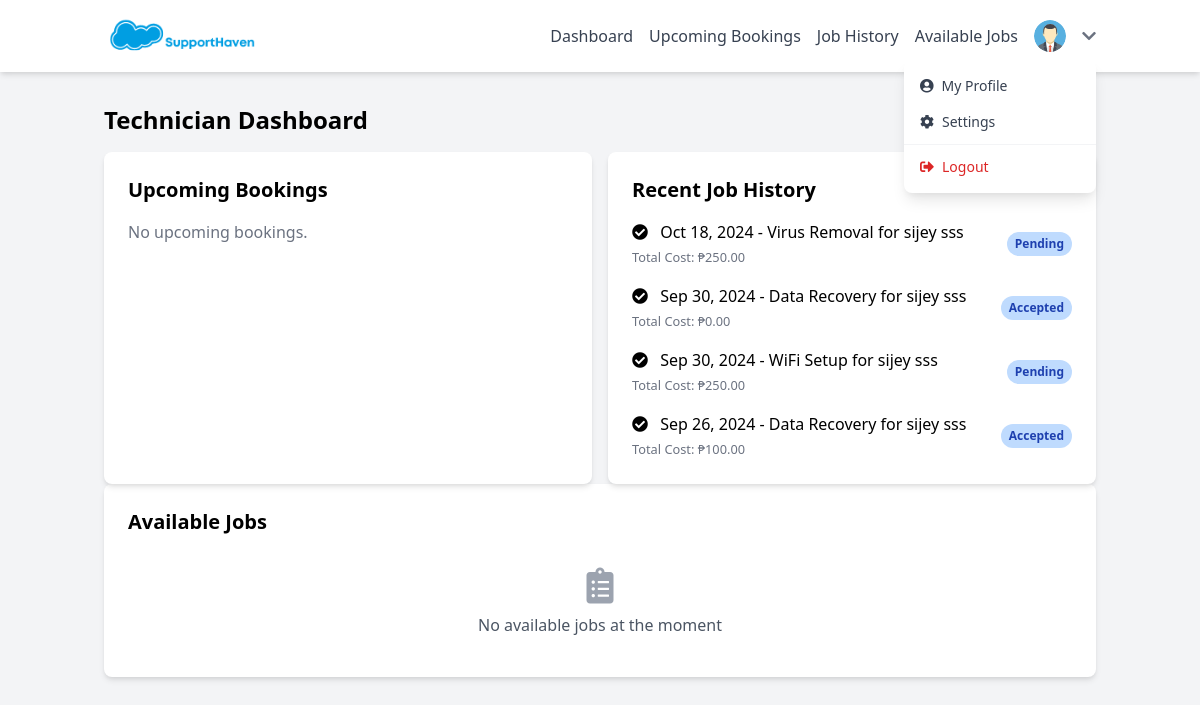
Page /technician.php (signed in) on the earlier database version.
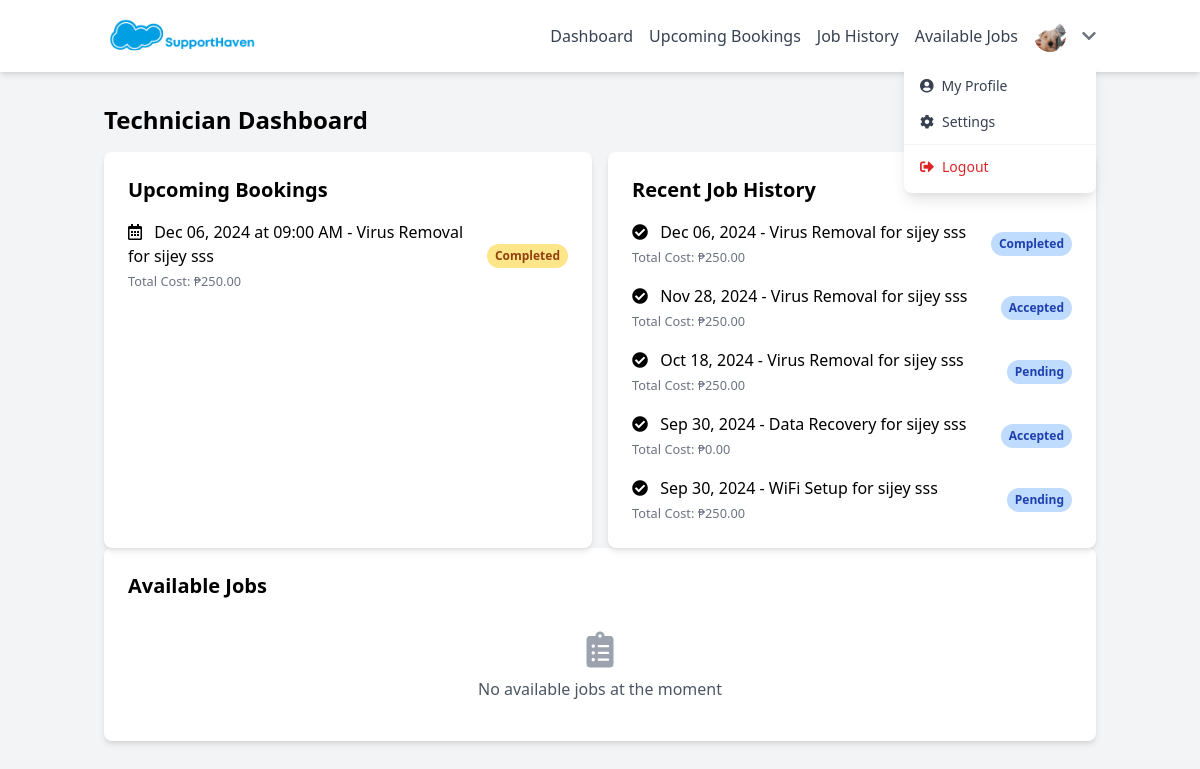
Same page on the later database version.
### tables this page shows
CREATE TABLE `bookings` (
  `id` int(11) NOT NULL,
  `user_id` int(11) NOT NULL,
  `service_id` int(11) DEFAULT NULL,
  `technician_id` int(11) DEFAULT NULL,
  `booking_date` date NOT NULL,
  `booking_time` time NOT NULL,
  `location` varchar(255) NOT NULL,
  `payment_method` varchar(50) NOT NULL,
  `total_cost` decimal(10,2) NOT NULL,
  `created_at` timestamp NOT NULL DEFAULT current_timestamp(),
  `status` enum('pending','accepted','completed','cancelled') DEFAULT 'pending'
);

CREATE TABLE `services` (
  `id` int(11) NOT NULL,
  `category_id` int(11) DEFAULT NULL,
  `name` varchar(100) NOT NULL,
  `price` decimal(10,2) NOT NULL,
  `description` text DEFAULT NULL
);

CREATE TABLE `users` (
  `id` int(11) NOT NULL,
  `firstname` varchar(50) NOT NULL,
  `lastname` varchar(50) NOT NULL,
  `email` varchar(100) NOT NULL,
  `password` varchar(255) NOT NULL,
  `created_at` timestamp NOT NULL DEFAULT current_timestamp(),
  `user_role_id` int(11) NOT NULL,
  `auth_provider` enum('local','google','facebook') DEFAULT 'local',
  `oauth_id` varchar(255) DEFAULT NULL,
  `avatar` varchar(255) DEFAULT NULL
);

CREATE TABLE `technicians` (
  `id` int(11) NOT NULL,
  `user_id` int(11) NOT NULL,
  `expertise` varchar(100) NOT NULL,
  `experience` int(11) NOT NULL,
  `photo` varchar(255) NOT NULL,
  `created_at` timestamp NOT NULL DEFAULT current_timestamp(),
  `status` enum('pending','approved','declined') NOT NULL DEFAULT 'pending',
  `phone` varchar(15) NOT NULL,
  `skill_rating` decimal(3,2) DEFAULT NULL
);

### technician.php (the view, shortened to what the changed rows need)
<?php
$database = new Connection();
$db = $database->getConnection();
$technicianId = $_SESSION['user_id'];
$action = isset($_GET['action']) ? $_GET['action'] : 'dashboard';
function getUpcomingBookings($db, $technicianId) {
    $query = "SELECT b.id, b.booking_date, b.booking_time, s.name AS service_name, u.firstname, u.lastname, b.status, b.total_cost
              FROM bookings b
              JOIN services s ON b.service_id = s.id
              JOIN users u ON b.user_id = u.id
              WHERE b.technician_id = :technician_id AND b.booking_date >= CURDATE()
              ORDER BY b.booking_date, b.booking_time";
    $stmt = $db->prepare($query);
    $stmt->bindParam(':technician_id', $technicianId);
    $stmt->execute();
    return $stmt->fetchAll(PDO::FETCH_ASSOC);
}
function getJobHistory($db, $technicianId, $filters = []) {
    $query = "SELECT b.id, b.booking_date, b.booking_time, s.name AS service_name,
                     u.firstname, u.lastname, b.status, b.total_cost, b.location
              FROM bookings b
              JOIN services s ON b.service_id = s.id
              JOIN users u ON b.user_id = u.id
              WHERE b.technician_id = :technician_id";
    if (!empty($filters['status'])) {
        $query .= " AND b.status = :status";
    } else {
        $query .= " AND b.status IN ('completed', 'pending', 'accepted')";
    }
    $query .= " ORDER BY b.booking_date DESC, b.booking_time DESC";
    $stmt = $db->prepare($query);
    $stmt->bindParam(':technician_id', $technicianId);
    $stmt->execute();
    return $stmt->fetchAll(PDO::FETCH_ASSOC);
}
$upcomingBookings = ($action === 'dashboard' || $action === 'bookings') ? getUpcomingBookings($db, $technicianId) : [];
$filters = [
    'date_from' => $_GET['date_from'] ?? null,
    'date_to' => $_GET['date_to'] ?? null,
    'status' => $_GET['status'] ?? null
];
$jobHistory = getJobHistory($db, $technicianId, $filters);
$technicianQuery = "SELECT t.expertise, t.experience, t.status, t.skill_rating, u.avatar as photo
                    FROM technicians t
                    JOIN users u ON t.user_id = u.id
                    WHERE t.user_id = :user_id";
$technicianStmt = $db->prepare($technicianQuery);
$technicianStmt->bindParam(':user_id', $technicianId);
$technicianStmt->execute();
$technicianDetails = $technicianStmt->fetch(PDO::FETCH_ASSOC);
?>
<!DOCTYPE html>
<html lang="en">
<head>
    <link href="https://cdn.jsdelivr.net/npm/tailwindcss@2.2.19/dist/tailwind.min.css" rel="stylesheet">
    <link href="https://cdnjs.cloudflare.com/ajax/libs/font-awesome/5.15.3/css/all.min.css" rel="stylesheet">
</head>
<body class="bg-gray-100">
    <header class="bg-white shadow-md">
        <nav class="container mx-auto px-4 py-3">
            <div class="flex flex-wrap justify-between items-center">
                <div x-data="{ open: false }" class="w-full sm:w-auto">
                    <div :class="{'hidden sm:flex': !open}" class="flex flex-col sm:flex-row sm:items-center space-y-2 sm:space-y-0 sm:space-x-4 mt-2 sm:mt-0">
                        <div x-data="{ profileOpen: false }" class="relative">
                            <button @click="profileOpen = !profileOpen"
                                    class="flex items-center space-x-2 focus:outline-none hover:text-blue-500 transition duration-300">
                                <?php if (!empty($technicianDetails['photo']) && file_exists('uploads/profile_images/' . $technicianDetails['photo'])): ?>
                                    <img src="uploads/profile_images/<?php echo htmlspecialchars($technicianDetails['photo']); ?>"
                                         alt="Profile"
                                         class="w-8 h-8 rounded-full object-cover">
                                <?php else: ?>
                                    <img src="images/default-avatar.svg"
                                         alt="Default Profile"
                                         class="w-8 h-8 rounded-full bg-gray-50">
                                <?php endif; ?>
                                <i class="fas fa-chevron-down text-gray-500"></i>
                            </button>
                        </div>
                    </div>
                </div>
            </div>
        </nav>
    </header>
    <div class="container mx-auto px-4 py-8">
        <div class="flex flex-wrap -mx-4">
            <main class="w-full px-4">
                <?php if ($action === 'dashboard'): ?>
                    <h2 class="text-2xl font-bold mb-4">Technician Dashboard</h2>
                    <div class="grid grid-cols-1 lg:grid-cols-2 gap-4">
                        <div class="bg-white rounded-lg shadow-md p-6">
                            <h3 class="text-xl font-semibold mb-4">Upcoming Bookings</h3>
                            <?php if (count($upcomingBookings) > 0): ?>
                                <ul class="space-y-4">
                                    <?php foreach (array_slice($upcomingBookings, 0, 5) as $booking): ?>
                                        <li class="flex flex-col sm:flex-row justify-between items-start sm:items-center">
                                            <div class="mb-2 sm:mb-0">
                                                <i class="far fa-calendar-alt mr-2"></i>
                                                <?php echo date('M d, Y', strtotime($booking['booking_date'])); ?> at <?php echo date('h:i A', strtotime($booking['booking_time'])); ?> -
                                                <?php echo htmlspecialchars($booking['service_name']); ?> for
                                                <?php echo htmlspecialchars($booking['firstname'] . ' ' . $booking['lastname']); ?>
                                                <br>
                                                <small class="text-gray-500">Total Cost: ₱<?php echo number_format($booking['total_cost'], 2); ?></small>
                                            </div>
                                            <span class="px-2 py-1 text-xs font-semibold rounded-full <?php echo $booking['status'] === 'accepted' ? 'bg-green-200 text-green-800' : 'bg-yellow-200 text-yellow-800'; ?>"><?php echo ucfirst($booking['status']); ?></span>
                                        </li>
                                    <?php endforeach; ?>
                                </ul>
                            <?php else: ?>
                                <p class="text-gray-500">No upcoming bookings.</p>
                            <?php endif; ?>
                        </div>
                        <div class="bg-white rounded-lg shadow-md p-6">
                            <?php if (count($jobHistory) > 0): ?>
                                <ul class="space-y-4">
                                    <?php foreach (array_slice($jobHistory, 0, 5) as $job): ?>
                                        <li class="flex flex-col sm:flex-row justify-between items-start sm:items-center">
                                            <div class="mb-2 sm:mb-0">
                                                <i class="fas fa-check-circle mr-2"></i>
                                                <?php echo date('M d, Y', strtotime($job['booking_date'])); ?> -
                                                <?php echo htmlspecialchars($job['service_name']); ?> for
                                                <?php echo htmlspecialchars($job['firstname'] . ' ' . $job['lastname']); ?>
                                                <br>
                                                <small class="text-gray-500">Total Cost: ₱<?php echo number_format($job['total_cost'], 2); ?></small>
                                            </div>
                                            <span class="px-2 py-1 text-xs font-semibold rounded-full bg-blue-200 text-blue-800"><?php echo ucfirst($job['status']); ?></span>
                                        </li>
                                    <?php endforeach; ?>
                                </ul>
                            <?php else: ?>
                                <p class="text-gray-500">No job history available.</p>
                            <?php endif; ?>
                        </div>
                    </div>
                <?php endif; ?>
            </main>
        </div>
    </div>
</body>
</html>

Differences in the rows shown:
no longer on this page (row unchanged): bookings: booking_date "Sep 26, 2024", service.name "Data Recovery", user.lastname "sijey sss", total_cost "100.00", status "Accepted", shown under "Recent Job History"
now on this page (row edited): technicians: user.avatar (picture)
added bookings: booking_date "Dec 06, 2024", booking_time "09:00 AM", service.name "Virus Removal", user.lastname "sijey sss", total_cost "250.00", status "Completed"
added bookings: booking_date "Nov 28, 2024", service.name "Virus Removal", user.lastname "sijey sss", total_cost "250.00", status "Accepted", shown under "Recent Job History"
Other differences:
text no longer shown: "No upcoming bookings."
